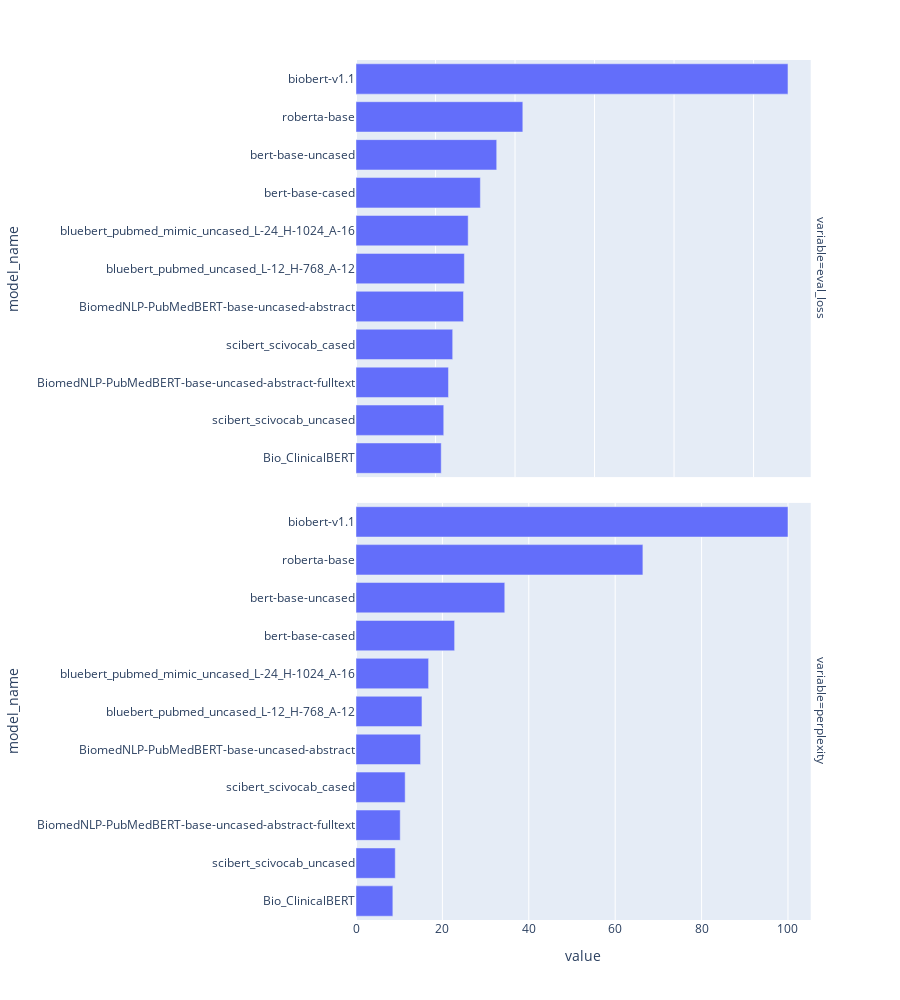

The notebook cell saved with this chart:
### Code cell
fig = px.bar(df_plt, x='value', y='model_name', facet_row='variable', height=1000)
fig.update_xaxes(matches=None)

### Figure 1 — Plotly figure (JSON) as saved in the notebook; plotly's stock layout.template omitted (floating-point values rounded to 4 significant figures)
{"data": [{"alignmentgroup": "True", "hovertemplate": "variable=eval_loss<br>value=%{x}<br>model_name=%{y}<extra></extra>", "legendgroup": "", "marker": {"color": "#636efa", "pattern": {"shape": ""}}, "name": "", "offsetgroup": "", "orientation": "h", "showlegend": false, "textposition": "auto", "type": "bar", "x": [2.144, 2.207, 2.326, 2.432, 2.704, 2.726, 2.822, 3.128, 3.539, 4.196, 10.87], "xaxis": "x2", "y": ["Bio_ClinicalBERT", "scibert_scivocab_uncased", "BiomedNLP-PubMedBERT-base-uncased-abstract-fulltext", "scibert_scivocab_cased", "BiomedNLP-PubMedBERT-base-uncased-abstract", "bluebert_pubmed_uncased_L-12_H-768_A-12", "bluebert_pubmed_mimic_uncased_L-24_H-1024_A-16", "bert-base-cased", "bert-base-uncased", "roberta-base", "biobert-v1.1"], "yaxis": "y2"}, {"alignmentgroup": "True", "hovertemplate": "variable=perplexity<br>value=%{x}<br>model_name=%{y}<extra></extra>", "legendgroup": "", "marker": {"color": "#636efa", "pattern": {"shape": ""}}, "name": "", "offsetgroup": "", "orientation": "h", "showlegend": false, "textposition": "auto", "type": "bar", "x": [8.529, 9.089, 10.24, 11.38, 14.94, 15.27, 16.81, 22.83, 34.44, 66.41, 100], "xaxis": "x", "y": ["Bio_ClinicalBERT", "scibert_scivocab_uncased", "BiomedNLP-PubMedBERT-base-uncased-abstract-fulltext", "scibert_scivocab_cased", "BiomedNLP-PubMedBERT-base-uncased-abstract", "bluebert_pubmed_uncased_L-12_H-768_A-12", "bluebert_pubmed_mimic_uncased_L-24_H-1024_A-16", "bert-base-cased", "bert-base-uncased", "roberta-base", "biobert-v1.1"], "yaxis": "y"}], "layout": {"annotations": [{"font": {}, "showarrow": false, "text": "variable=perplexity", "textangle": 90, "x": 0.98, "xanchor": "left", "xref": "paper", "y": 0.2425, "yanchor": "middle", "yref": "paper"}, {"font": {}, "showarrow": false, "text": "variable=eval_loss", "textangle": 90, "x": 0.98, "xanchor": "left", "xref": "paper", "y": 0.7575, "yanchor": "middle", "yref": "paper"}], "barmode": "relative", "height": 1000, "legend": {"tracegroupgap": 0}, "margin": {"t": 60}, "xaxis": {"anchor": "y", "domain": [0, 0.98], "title": {"text": "value"}}, "xaxis2": {"anchor": "y2", "domain": [0, 0.98], "showticklabels": false}, "yaxis": {"anchor": "x", "domain": [0, 0.485], "title": {"text": "model_name"}}, "yaxis2": {"anchor": "x2", "domain": [0.515, 1], "matches": "y", "title": {"text": "model_name"}}}}
